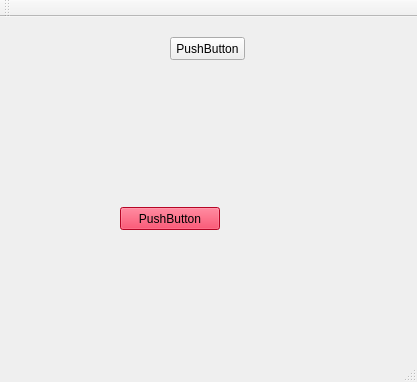
<?xml version="1.0" encoding="UTF-8"?>
<ui version="4.0">
 <class>MainWindow</class>
 <widget class="QMainWindow" name="MainWindow">
  <property name="enabled">
   <bool>true</bool>
  </property>
  <property name="geometry">
   <rect>
    <x>0</x>
    <y>0</y>
    <width>417</width>
    <height>382</height>
   </rect>
  </property>
  <property name="windowTitle">
   <string>MainWindow</string>
  </property>
  <property name="autoFillBackground">
   <bool>true</bool>
  </property>
  <property name="styleSheet">
   <string notr="true"/>
  </property>
  <property name="tabShape">
   <enum>QTabWidget::Rounded</enum>
  </property>
  <widget class="QWidget" name="centralWidget">
   <widget class="QPushButton" name="pushButton">
    <property name="geometry">
     <rect>
      <x>170</x>
      <y>20</y>
      <width>75</width>
      <height>23</height>
     </rect>
    </property>
    <property name="text">
     <string>PushButton</string>
    </property>
   </widget>
   <widget class="QPushButton" name="pushButton_2">
    <property name="geometry">
     <rect>
      <x>120</x>
      <y>190</y>
      <width>100</width>
      <height>23</height>
     </rect>
    </property>
    <property name="palette">
     <palette>
      <active>
       <colorrole role="WindowText">
        <brush brushstyle="SolidPattern">
         <color alpha="255">
          <red>0</red>
          <green>0</green>
          <blue>0</blue>
         </color>
        </brush>
       </colorrole>
       <colorrole role="Button">
        <brush brushstyle="SolidPattern">
         <color alpha="255">
          <red>255</red>
          <green>7</green>
          <blue>52</blue>
         </color>
        </brush>
       </colorrole>
       <colorrole role="Light">
        <brush brushstyle="SolidPattern">
         <color alpha="255">
          <red>255</red>
          <green>135</green>
          <blue>156</blue>
         </color>
        </brush>
       </colorrole>
       <colorrole role="Midlight">
        <brush brushstyle="SolidPattern">
         <color alpha="255">
          <red>255</red>
          <green>71</green>
          <blue>104</blue>
         </color>
        </brush>
       </colorrole>
       <colorrole role="Dark">
        <brush brushstyle="SolidPattern">
         <color alpha="255">
          <red>127</red>
          <green>3</green>
          <blue>26</blue>
         </color>
        </brush>
       </colorrole>
       <colorrole role="Mid">
        <brush brushstyle="SolidPattern">
         <color alpha="255">
          <red>170</red>
          <green>4</green>
          <blue>34</blue>
         </color>
        </brush>
       </colorrole>
       <colorrole role="Text">
        <brush brushstyle="SolidPattern">
         <color alpha="255">
          <red>0</red>
          <green>0</green>
          <blue>0</blue>
         </color>
        </brush>
       </colorrole>
       <colorrole role="BrightText">
        <brush brushstyle="SolidPattern">
         <color alpha="255">
          <red>255</red>
          <green>255</green>
          <blue>255</blue>
         </color>
        </brush>
       </colorrole>
       <colorrole role="ButtonText">
        <brush brushstyle="SolidPattern">
         <color alpha="255">
          <red>0</red>
          <green>0</green>
          <blue>0</blue>
         </color>
        </brush>
       </colorrole>
       <colorrole role="Base">
        <brush brushstyle="SolidPattern">
         <color alpha="255">
          <red>255</red>
          <green>255</green>
          <blue>255</blue>
         </color>
        </brush>
       </colorrole>
       <colorrole role="Window">
        <brush brushstyle="SolidPattern">
         <color alpha="255">
          <red>255</red>
          <green>7</green>
          <blue>52</blue>
         </color>
        </brush>
       </colorrole>
       <colorrole role="Shadow">
        <brush brushstyle="SolidPattern">
         <color alpha="255">
          <red>0</red>
          <green>0</green>
          <blue>0</blue>
         </color>
        </brush>
       </colorrole>
       <colorrole role="AlternateBase">
        <brush brushstyle="SolidPattern">
         <color alpha="255">
          <red>255</red>
          <green>131</green>
          <blue>153</blue>
         </color>
        </brush>
       </colorrole>
       <colorrole role="ToolTipBase">
        <brush brushstyle="SolidPattern">
         <color alpha="255">
          <red>255</red>
          <green>255</green>
          <blue>220</blue>
         </color>
        </brush>
       </colorrole>
       <colorrole role="ToolTipText">
        <brush brushstyle="SolidPattern">
         <color alpha="255">
          <red>0</red>
          <green>0</green>
          <blue>0</blue>
         </color>
        </brush>
       </colorrole>
      </active>
      <inactive>
       <colorrole role="WindowText">
        <brush brushstyle="SolidPattern">
         <color alpha="255">
          <red>0</red>
          <green>0</green>
          <blue>0</blue>
         </color>
        </brush>
       </colorrole>
       <colorrole role="Button">
        <brush brushstyle="SolidPattern">
         <color alpha="255">
          <red>255</red>
          <green>7</green>
          <blue>52</blue>
         </color>
        </brush>
       </colorrole>
       <colorrole role="Light">
        <brush brushstyle="SolidPattern">
         <color alpha="255">
          <red>255</red>
          <green>135</green>
          <blue>156</blue>
         </color>
        </brush>
       </colorrole>
       <colorrole role="Midlight">
        <brush brushstyle="SolidPattern">
         <color alpha="255">
          <red>255</red>
          <green>71</green>
          <blue>104</blue>
         </color>
        </brush>
       </colorrole>
       <colorrole role="Dark">
        <brush brushstyle="SolidPattern">
         <color alpha="255">
          <red>127</red>
          <green>3</green>
          <blue>26</blue>
         </color>
        </brush>
       </colorrole>
       <colorrole role="Mid">
        <brush brushstyle="SolidPattern">
         <color alpha="255">
          <red>170</red>
          <green>4</green>
          <blue>34</blue>
         </color>
        </brush>
       </colorrole>
       <colorrole role="Text">
        <brush brushstyle="SolidPattern">
         <color alpha="255">
          <red>0</red>
          <green>0</green>
          <blue>0</blue>
         </color>
        </brush>
       </colorrole>
       <colorrole role="BrightText">
        <brush brushstyle="SolidPattern">
         <color alpha="255">
          <red>255</red>
          <green>255</green>
          <blue>255</blue>
         </color>
        </brush>
       </colorrole>
       <colorrole role="ButtonText">
        <brush brushstyle="SolidPattern">
         <color alpha="255">
          <red>0</red>
          <green>0</green>
          <blue>0</blue>
         </color>
        </brush>
       </colorrole>
       <colorrole role="Base">
        <brush brushstyle="SolidPattern">
         <color alpha="255">
          <red>255</red>
          <green>255</green>
          <blue>255</blue>
         </color>
        </brush>
       </colorrole>
       <colorrole role="Window">
        <brush brushstyle="SolidPattern">
         <color alpha="255">
          <red>255</red>
          <green>7</green>
          <blue>52</blue>
         </color>
        </brush>
       </colorrole>
       <colorrole role="Shadow">
        <brush brushstyle="SolidPattern">
         <color alpha="255">
          <red>0</red>
          <green>0</green>
          <blue>0</blue>
         </color>
        </brush>
       </colorrole>
       <colorrole role="AlternateBase">
        <brush brushstyle="SolidPattern">
         <color alpha="255">
          <red>255</red>
          <green>131</green>
          <blue>153</blue>
         </color>
        </brush>
       </colorrole>
       <colorrole role="ToolTipBase">
        <brush brushstyle="SolidPattern">
         <color alpha="255">
          <red>255</red>
          <green>255</green>
          <blue>220</blue>
         </color>
        </brush>
       </colorrole>
       <colorrole role="ToolTipText">
        <brush brushstyle="SolidPattern">
         <color alpha="255">
          <red>0</red>
          <green>0</green>
          <blue>0</blue>
         </color>
        </brush>
       </colorrole>
      </inactive>
      <disabled>
       <colorrole role="WindowText">
        <brush brushstyle="SolidPattern">
         <color alpha="255">
          <red>127</red>
          <green>3</green>
          <blue>26</blue>
         </color>
        </brush>
       </colorrole>
       <colorrole role="Button">
        <brush brushstyle="SolidPattern">
         <color alpha="255">
          <red>255</red>
          <green>7</green>
          <blue>52</blue>
         </color>
        </brush>
       </colorrole>
       <colorrole role="Light">
        <brush brushstyle="SolidPattern">
         <color alpha="255">
          <red>255</red>
          <green>135</green>
          <blue>156</blue>
         </color>
        </brush>
       </colorrole>
       <colorrole role="Midlight">
        <brush brushstyle="SolidPattern">
         <color alpha="255">
          <red>255</red>
          <green>71</green>
          <blue>104</blue>
         </color>
        </brush>
       </colorrole>
       <colorrole role="Dark">
        <brush brushstyle="SolidPattern">
         <color alpha="255">
          <red>127</red>
          <green>3</green>
          <blue>26</blue>
         </color>
        </brush>
       </colorrole>
       <colorrole role="Mid">
        <brush brushstyle="SolidPattern">
         <color alpha="255">
          <red>170</red>
          <green>4</green>
          <blue>34</blue>
         </color>
        </brush>
       </colorrole>
       <colorrole role="Text">
        <brush brushstyle="SolidPattern">
         <color alpha="255">
          <red>127</red>
          <green>3</green>
          <blue>26</blue>
         </color>
        </brush>
       </colorrole>
       <colorrole role="BrightText">
        <brush brushstyle="SolidPattern">
         <color alpha="255">
          <red>255</red>
          <green>255</green>
          <blue>255</blue>
         </color>
        </brush>
       </colorrole>
       <colorrole role="ButtonText">
        <brush brushstyle="SolidPattern">
         <color alpha="255">
          <red>127</red>
          <green>3</green>
          <blue>26</blue>
         </color>
        </brush>
       </colorrole>
       <colorrole role="Base">
        <brush brushstyle="SolidPattern">
         <color alpha="255">
          <red>255</red>
          <green>7</green>
          <blue>52</blue>
         </color>
        </brush>
       </colorrole>
       <colorrole role="Window">
        <brush brushstyle="SolidPattern">
         <color alpha="255">
          <red>255</red>
          <green>7</green>
          <blue>52</blue>
         </color>
        </brush>
       </colorrole>
       <colorrole role="Shadow">
        <brush brushstyle="SolidPattern">
         <color alpha="255">
          <red>0</red>
          <green>0</green>
          <blue>0</blue>
         </color>
        </brush>
       </colorrole>
       <colorrole role="AlternateBase">
        <brush brushstyle="SolidPattern">
         <color alpha="255">
          <red>255</red>
          <green>7</green>
          <blue>52</blue>
         </color>
        </brush>
       </colorrole>
       <colorrole role="ToolTipBase">
        <brush brushstyle="SolidPattern">
         <color alpha="255">
          <red>255</red>
          <green>255</green>
          <blue>220</blue>
         </color>
        </brush>
       </colorrole>
       <colorrole role="ToolTipText">
        <brush brushstyle="SolidPattern">
         <color alpha="255">
          <red>0</red>
          <green>0</green>
          <blue>0</blue>
         </color>
        </brush>
       </colorrole>
      </disabled>
     </palette>
    </property>
    <property name="contextMenuPolicy">
     <enum>Qt::NoContextMenu</enum>
    </property>
    <property name="inputMethodHints">
     <set>Qt::ImhDialableCharactersOnly|Qt::ImhEmailCharactersOnly|Qt::ImhLatinOnly|Qt::ImhLowercaseOnly|Qt::ImhUppercaseOnly|Qt::ImhUrlCharactersOnly</set>
    </property>
    <property name="text">
     <string>PushButton</string>
    </property>
    <property name="autoDefault">
     <bool>true</bool>
    </property>
    <property name="default">
     <bool>false</bool>
    </property>
   </widget>
  </widget>
  <widget class="QMenuBar" name="menuBar">
   <property name="geometry">
    <rect>
     <x>0</x>
     <y>0</y>
     <width>417</width>
     <height>21</height>
    </rect>
   </property>
  </widget>
  <widget class="QToolBar" name="mainToolBar">
   <attribute name="toolBarArea">
    <enum>TopToolBarArea</enum>
   </attribute>
   <attribute name="toolBarBreak">
    <bool>false</bool>
   </attribute>
  </widget>
  <widget class="QStatusBar" name="statusBar"/>
 </widget>
 <layoutdefault spacing="6" margin="11"/>
 <resources/>
 <connections/>
</ui>
